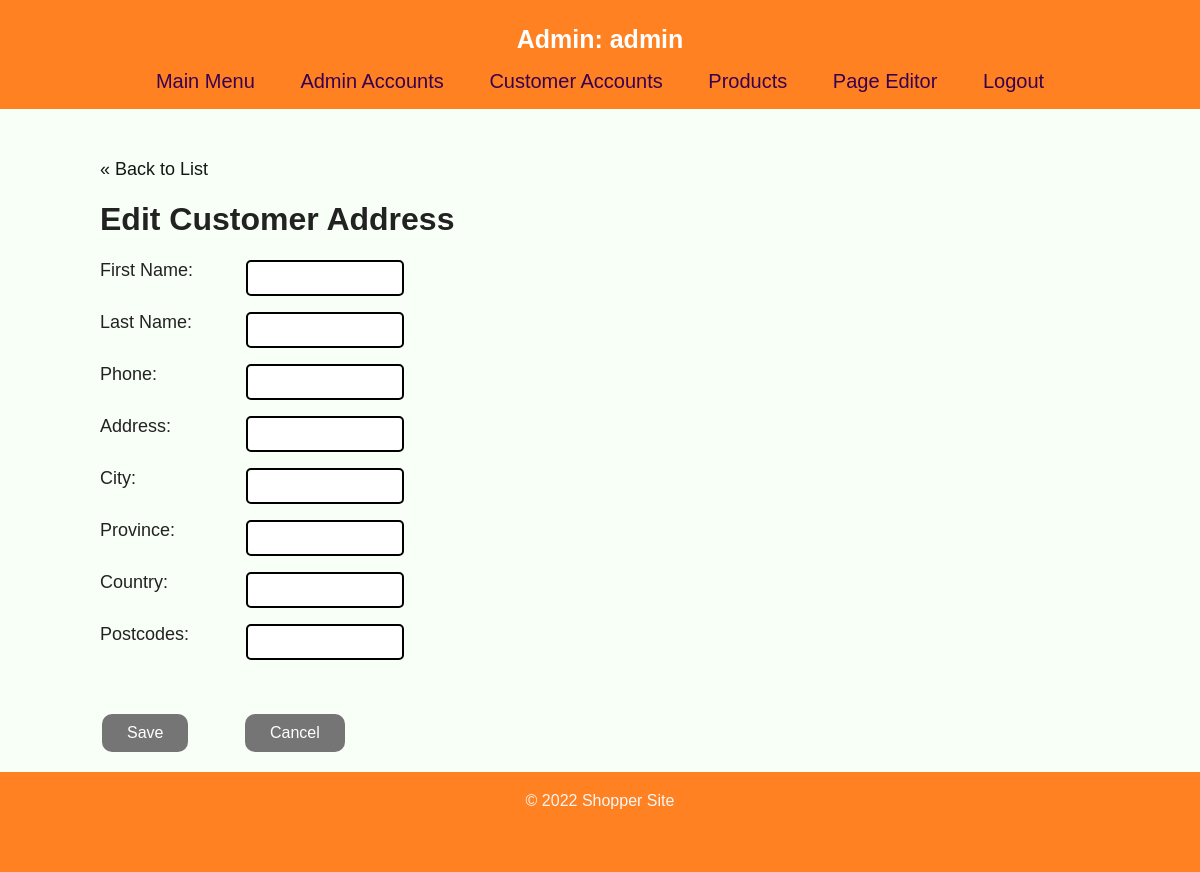
Before: /admin/user_account/change_address.php?email=user1@gmail.com (signed in) with the older database file.
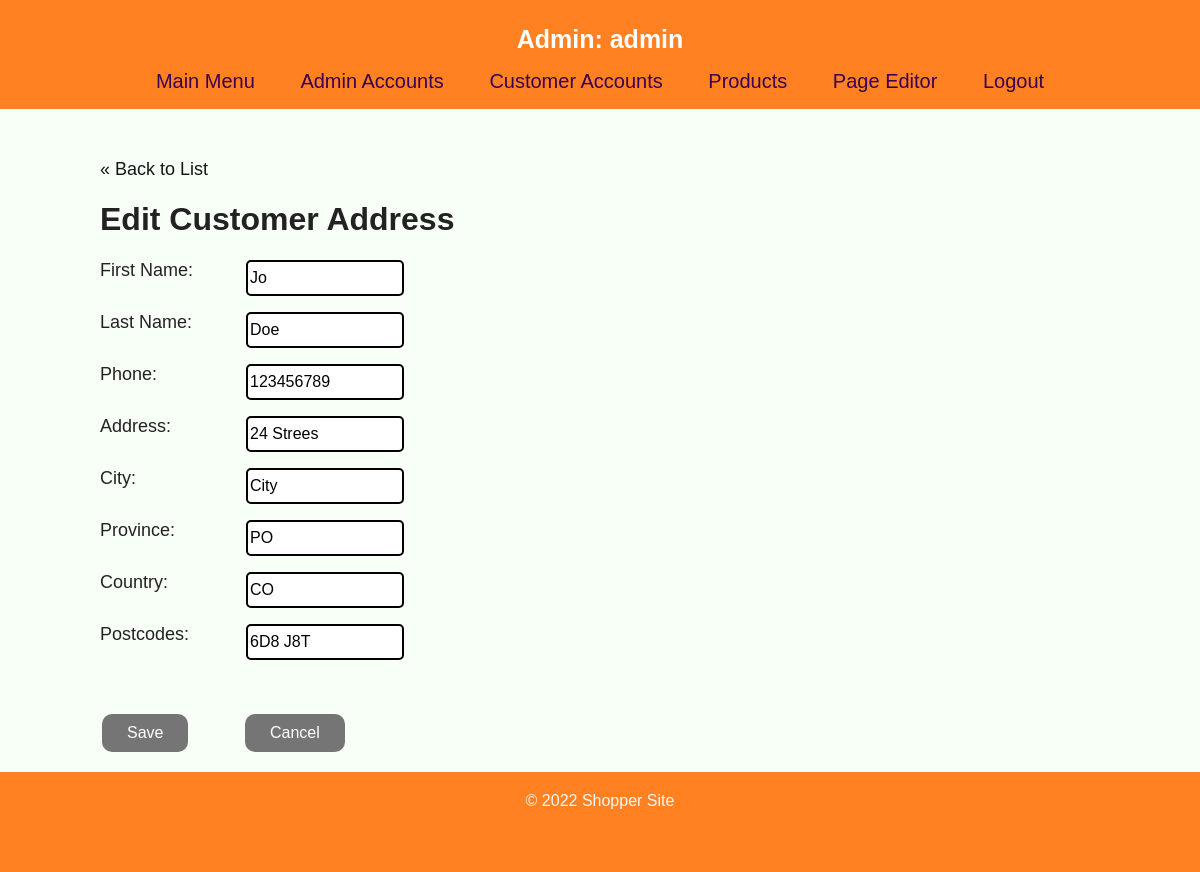
After: the same page with the newer database file.
### tables this page shows
CREATE TABLE IF NOT EXISTS `account` (
  `user_id` int(100) NOT NULL AUTO_INCREMENT,
  `email` varchar(40) NOT NULL,
  `username` varchar(40) NOT NULL,
  `password` varchar(40) NOT NULL,
  `first_name` varchar(20) DEFAULT NULL,
  `last_name` varchar(20) DEFAULT NULL,
  `phone` varchar(20) DEFAULT NULL,
  `address` varchar(100) DEFAULT NULL,
  `city` varchar(30) DEFAULT NULL,
  `province` varchar(30) DEFAULT NULL,
  `country` varchar(30) DEFAULT NULL,
  `postcodes` varchar(15) DEFAULT NULL,
  PRIMARY KEY (`user_id`)
);

### private/functions.php (called while the page is built, shortened)
<?php
function url_for($script_path) {
    return WWW_ROOT . $script_path;
}
function u($string="") {
    return urlencode($string);
}
function h($string="") {
    return htmlspecialchars($string);
}
?>

### private/database.php (called while the page is built, shortened)
<?php
  function db_escape($connection, $string) {
    return mysqli_real_escape_string($connection, $string);
  }
?>

### private/query_functions.php (called while the page is built, shortened)
<?php
function find_user_by_email($email)
{
  global $db;
  $sql = "SELECT * FROM `account` ";
  $sql .= "WHERE email='" . db_escape($db, $email) . "' ";
  $sql .= "LIMIT 1";
  $result = mysqli_query($db, $sql);
  $account = mysqli_fetch_assoc($result);
  return $account;
}

### admin/user_account/change_address.php (the view, shortened to what this page needs)
<?php
$email = $_GET['email'];
$account = find_user_by_email($email);
if (isset($_POST["cancel"])) {
  header("Location: index.php");
} else {
  if (is_post_request()) {
    $account_array = array();
    $account_array["id"] = $account['user_id'];
    $account_array["fname"] = $_POST['fname'];
    $account_array["lname"] = $_POST['lname'];
    $account_array["phone"] = $_POST['phone'];
    $account_array["address"] = $_POST['address'];
    $account_array["city"] = $_POST['city'];
    $account_array["province"] = $_POST['province'];
    $account_array["country"] = $_POST['country'];
    $account_array["postcodes"] = $_POST['postcodes'];
    $result = update_user_address_by_id($account_array);
    if ($result === true) {
      $_SESSION['message'] = 'User address updated.';
      redirect_to(url_for('user_account/index.php'));
    } else {
      $errors = $result;
    }
  } else {
    $account = find_user_by_email($email);
  }
}
?>
<?php include(SHARED_PATH . '/header.php'); ?>
<body>
  <header>
    <h1>Admin: <?php echo $_SESSION['username'] ?? ''; ?></h1>
    <nav>
      <ul>
        <li><a href="<?php echo url_for('index.php'); ?>"> Main Menu</a> </li>
        <li><a href="<?php echo url_for('admin_account/index.php'); ?>"> Admin Accounts</a> </li>
        <li><a href="<?php echo url_for('user_account/index.php'); ?>"> Customer Accounts</a> </li>
        <li><a href="<?php echo url_for('product/index.php'); ?>"> Products</a> </li>
        <li><a href="<?php echo url_for('web_edit/index.php'); ?>"> Page Editor</a> </li>
        <li><a href="<?php echo url_for('admin_account/logout.php'); ?>"> Logout</a> </li>
      </ul>
    </nav>
  </header>
  <div id="content">
    <a class="action" href="<?php echo url_for('user_account/index.php'); ?>">&laquo; Back to List</a>
    <div class="admin edit">
      <h1>Edit Customer Address</h1>
      <form action="<?php echo url_for('user_account/change_address.php?email=' . h(u($email))); ?>" method="post">
        <dl>
          <dt>First Name:</dt>
          <dd><input type="text" name="fname" value="<?php echo $account['first_name']; ?>" /><br /></dd>
        </dl>
        <dl>
          <dt>Last Name:</dt>
          <dd><input type="text" name="lname" value="<?php echo $account['last_name']; ?>" /><br /></dd>
        </dl>
        <dl>
          <dt>Phone:</dt>
          <dd><input type="text" name="phone" value="<?php echo $account['phone']; ?>" /><br /></dd>
        </dl>
        <dl>
          <dt>Address:</dt>
          <dd><input type="text" name="address" value="<?php echo $account['address']; ?>" /><br /></dd>
        </dl>
        <dl>
          <dt>City:</dt>
          <dd><input type="text" name="city" value="<?php echo $account['city']; ?>" /><br /></dd>
        </dl>
        <dl>
          <dt>Province:</dt>
          <dd><input type="text" name="province" value="<?php echo $account['province']; ?>" /><br /></dd>
        </dl>
        <dl>
          <dt>Country:</dt>
          <dd><input type="text" name="country" value="<?php echo $account['country']; ?>" /><br /></dd>
        </dl>
        <dl>
          <dt>Postcodes:</dt>
          <dd><input type="text" name="postcodes" value="<?php echo $account['postcodes']; ?>" /><br /></dd>
        </dl>
        <br />
        <div id="operations">
          <input type="submit" value="Save" />
          <input style="margin-left:50px;" type="submit" name="cancel" value="Cancel" />
        </div>
      </form>
    </div>
  </div>
  <?php include(SHARED_PATH . '/footer.php'); ?>

Changed rows visible on the page:
now on this page (row edited): account: fname "Jo", lname "Doe", phone "123456789", address "24 Strees", city "City", province "PO", country "CO", postcodes "6D8 J8T"
